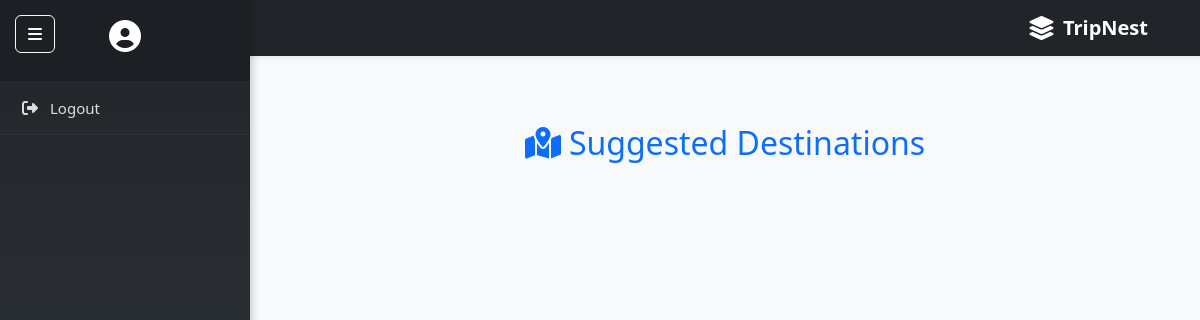
Before: /CLIENT/destinations.php with the older database file.
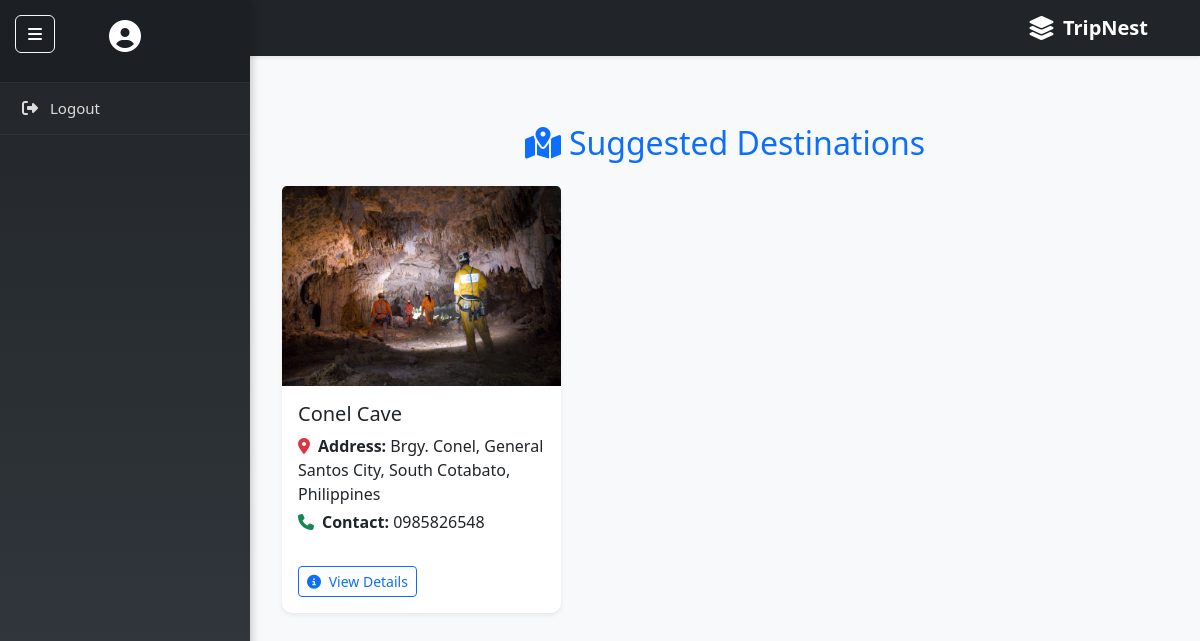
After: the same page with the newer database file.
### tables this page shows
CREATE TABLE `destination` (
  `id` int(11) NOT NULL,
  `name` varchar(25) NOT NULL,
  `description` longtext NOT NULL,
  `image` varchar(255) DEFAULT NULL,
  `address` varchar(65) DEFAULT NULL,
  `contact_number` varchar(20) DEFAULT NULL,
  `created_at` timestamp NOT NULL DEFAULT current_timestamp()
);

### CLIENT/destinations.php (the view, shortened to what this page needs)
<?php
include_once "includes/config.php";
include_once "includes/header.php";
include_once "includes/sidebar.php";
include_once "includes/navbar.php";
    $sql = "SELECT * FROM destination ORDER BY id DESC";
    $result = $conn->query($sql);
?>
<div id="main-content">
  <div class="container py-5">
    <h2 class="mb-4 text-center text-primary">
      <i class="fas fa-map-marked-alt me-2"></i>Suggested Destinations
    </h2>
    <div class="row g-4">
      <?php while ($row = $result->fetch_assoc()): ?>
        <div class="col-md-6 col-lg-4">
          <div class="card shadow-sm h-100">
            <img src="uploads/<?= $row['image'] ?>" class="card-img-top" alt="<?= htmlspecialchars($row['name']) ?>" style="height: 200px; object-fit: cover;">
            <div class="card-body d-flex flex-column">
              <h5 class="card-title"><?= htmlspecialchars($row['name']) ?></h5>
              <p class="mb-1"><i class="fas fa-map-marker-alt text-danger me-2"></i><strong>Address:</strong> <?= htmlspecialchars($row['address']) ?></p>
              <p><i class="fas fa-phone text-success me-2"></i><strong>Contact:</strong> <?= htmlspecialchars($row['contact_number']) ?></p>
              <div class="mt-auto d-flex justify-content-between pt-3">
                <a href="destination_details.php?id=<?= $row['id'] ?>" class="btn btn-outline-primary btn-sm">
                  <i class="fas fa-info-circle me-1"></i> View Details
                </a>
              </div>
            </div>
          </div>
        </div>
      <?php endwhile; ?>
    </div>
  </div>
</div>

Changed rows visible on the page:
added destination: image (picture), name "Conel Cave", address "Brgy. Conel, General Santos City, South Cotabato, Philippines", contact_number "0985826548"
